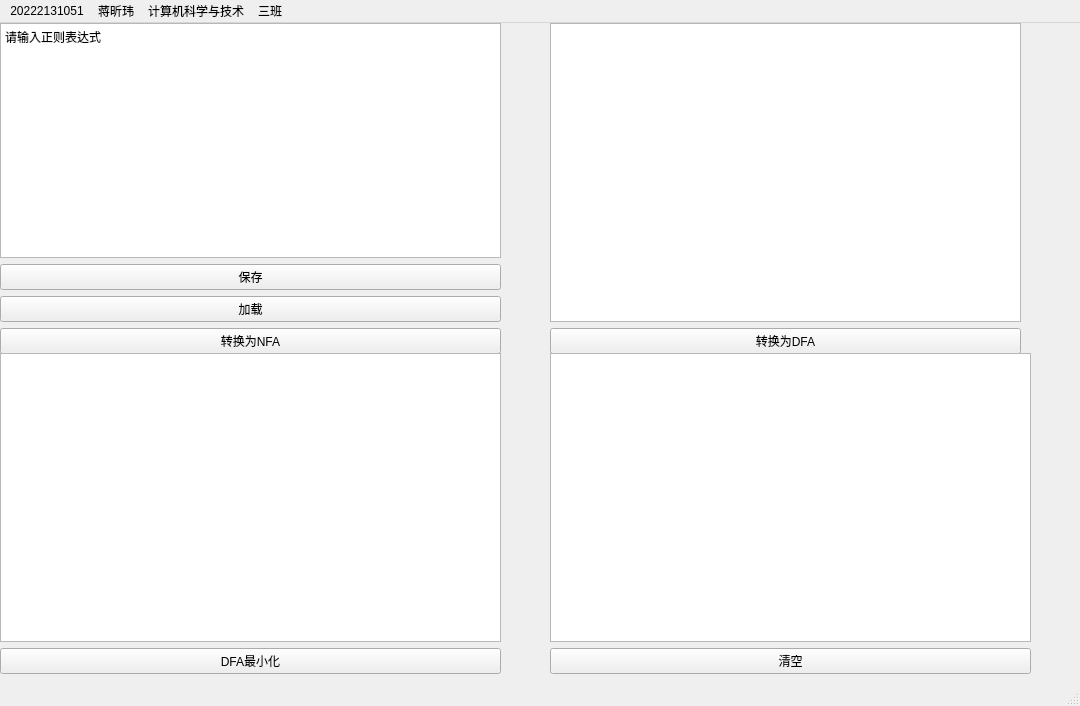
<?xml version="1.0" encoding="UTF-8"?>
<ui version="4.0">
 <class>MainWindow</class>
 <widget class="QMainWindow" name="MainWindow">
  <property name="geometry">
   <rect>
    <x>0</x>
    <y>0</y>
    <width>1080</width>
    <height>706</height>
   </rect>
  </property>
  <property name="windowTitle">
   <string>MainWindow</string>
  </property>
  <widget class="QWidget" name="centralwidget">
   <widget class="QWidget" name="verticalLayoutWidget">
    <property name="geometry">
     <rect>
      <x>0</x>
      <y>0</y>
      <width>501</width>
      <height>331</height>
     </rect>
    </property>
    <layout class="QVBoxLayout" name="verticalLayout">
     <item>
      <widget class="QTextEdit" name="regex_edit">
       <property name="html">
        <string>&lt;!DOCTYPE HTML PUBLIC &quot;-//W3C//DTD HTML 4.0//EN&quot; &quot;http://www.w3.org/TR/REC-html40/strict.dtd&quot;&gt;
&lt;html&gt;&lt;head&gt;&lt;meta name=&quot;qrichtext&quot; content=&quot;1&quot; /&gt;&lt;meta charset=&quot;utf-8&quot; /&gt;&lt;style type=&quot;text/css&quot;&gt;
p, li { white-space: pre-wrap; }
hr { height: 1px; border-width: 0; }
li.unchecked::marker { content: &quot;\2610&quot;; }
li.checked::marker { content: &quot;\2612&quot;; }
&lt;/style&gt;&lt;/head&gt;&lt;body style=&quot; font-family:'Microsoft YaHei UI'; font-size:9pt; font-weight:400; font-style:normal;&quot;&gt;
&lt;p style=&quot; margin-top:0px; margin-bottom:0px; margin-left:0px; margin-right:0px; -qt-block-indent:0; text-indent:0px;&quot;&gt;请输入正则表达式&lt;/p&gt;&lt;/body&gt;&lt;/html&gt;</string>
       </property>
      </widget>
     </item>
     <item>
      <layout class="QGridLayout" name="gridLayout"/>
     </item>
     <item>
      <widget class="QPushButton" name="save_button">
       <property name="text">
        <string>保存</string>
       </property>
      </widget>
     </item>
     <item>
      <widget class="QPushButton" name="load_button">
       <property name="text">
        <string>加载</string>
       </property>
      </widget>
     </item>
     <item>
      <widget class="QPushButton" name="to_nfa_button">
       <property name="text">
        <string>转换为NFA</string>
       </property>
      </widget>
     </item>
    </layout>
   </widget>
   <widget class="QWidget" name="verticalLayoutWidget_2">
    <property name="geometry">
     <rect>
      <x>550</x>
      <y>0</y>
      <width>471</width>
      <height>331</height>
     </rect>
    </property>
    <layout class="QVBoxLayout" name="verticalLayout_3">
     <item>
      <widget class="QTableView" name="NFA_table"/>
     </item>
     <item>
      <widget class="QPushButton" name="to_DFA_button">
       <property name="text">
        <string>转换为DFA</string>
       </property>
      </widget>
     </item>
    </layout>
   </widget>
   <widget class="QWidget" name="verticalLayoutWidget_3">
    <property name="geometry">
     <rect>
      <x>0</x>
      <y>330</y>
      <width>501</width>
      <height>321</height>
     </rect>
    </property>
    <layout class="QVBoxLayout" name="verticalLayout_4">
     <item>
      <widget class="QTableView" name="DFA_table"/>
     </item>
     <item>
      <widget class="QPushButton" name="minimize_button">
       <property name="text">
        <string>DFA最小化</string>
       </property>
      </widget>
     </item>
    </layout>
   </widget>
   <widget class="QWidget" name="verticalLayoutWidget_4">
    <property name="geometry">
     <rect>
      <x>550</x>
      <y>330</y>
      <width>481</width>
      <height>321</height>
     </rect>
    </property>
    <layout class="QVBoxLayout" name="verticalLayout_5">
     <item>
      <widget class="QTableView" name="minimize_table"/>
     </item>
     <item>
      <widget class="QPushButton" name="clear_button">
       <property name="text">
        <string>清空</string>
       </property>
      </widget>
     </item>
    </layout>
   </widget>
  </widget>
  <widget class="QMenuBar" name="menubar">
   <property name="geometry">
    <rect>
     <x>0</x>
     <y>0</y>
     <width>1080</width>
     <height>21</height>
    </rect>
   </property>
   <widget class="QMenu" name="menu2022">
    <property name="title">
     <string>20222131051</string>
    </property>
   </widget>
   <widget class="QMenu" name="menu">
    <property name="title">
     <string>蒋昕玮</string>
    </property>
   </widget>
   <widget class="QMenu" name="menu_2">
    <property name="title">
     <string>计算机科学与技术</string>
    </property>
   </widget>
   <widget class="QMenu" name="menu_3">
    <property name="title">
     <string>三班</string>
    </property>
   </widget>
   <addaction name="menu2022"/>
   <addaction name="menu"/>
   <addaction name="menu_2"/>
   <addaction name="menu_3"/>
  </widget>
  <widget class="QStatusBar" name="statusbar"/>
 </widget>
 <resources/>
 <connections/>
</ui>
